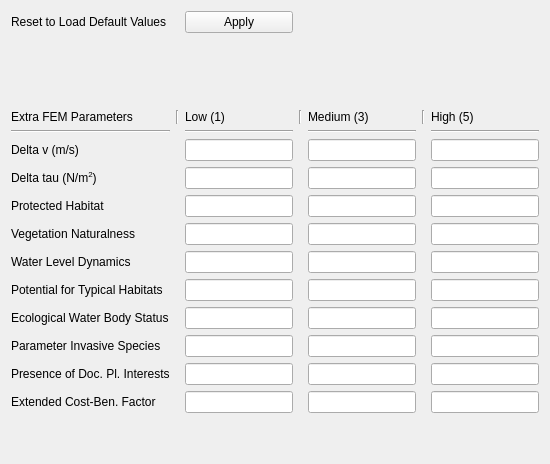
            <widget class="QWidget" name="tab_16">
             <attribute name="title">
              <string>Treshold (extra)</string>
             </attribute>
             <layout class="QGridLayout" name="gridLayout_26">
              <item row="6" column="4">
               <widget class="QLineEdit" name="lineEdit_61"/>
              </item>
              <item row="2" column="0">
               <widget class="QLabel" name="label_107">
                <property name="text">
                 <string>Extra FEM Parameters</string>
                </property>
               </widget>
              </item>
              <item row="11" column="4">
               <widget class="QLineEdit" name="lineEdit_118"/>
              </item>
              <item row="6" column="0">
               <widget class="QLabel" name="label_44">
                <property name="text">
                 <string>Protected Habitat</string>
                </property>
               </widget>
              </item>
              <item row="5" column="2">
               <widget class="QLineEdit" name="lineEdit_41"/>
              </item>
              <item row="7" column="2">
               <widget class="QLineEdit" name="lineEdit_63"/>
              </item>
              <item row="10" column="6">
               <widget class="QLineEdit" name="lineEdit_74"/>
              </item>
              <item row="11" column="0">
               <widget class="QLabel" name="label_113">
                <property name="text">
                 <string>Parameter Invasive Species</string>
                </property>
               </widget>
              </item>
              <item row="7" column="6">
               <widget class="QLineEdit" name="lineEdit_65"/>
              </item>
              <item row="2" column="2">
               <widget class="QLabel" name="label_110">
                <property name="text">
                 <string>Low (1)</string>
                </property>
               </widget>
              </item>
              <item row="8" column="6">
               <widget class="QLineEdit" name="lineEdit_68"/>
              </item>
              <item row="8" column="0">
               <widget class="QLabel" name="label_48">
                <property name="text">
                 <string>Water Level Dynamics</string>
                </property>
               </widget>
              </item>
              <item row="3" column="0">
               <widget class="Line" name="line_13">
                <property name="orientation">
                 <enum>Qt::Horizontal</enum>
                </property>
               </widget>
              </item>
              <item row="14" column="4">
               <spacer name="verticalSpacer_13">
                <property name="orientation">
                 <enum>Qt::Vertical</enum>
                </property>
                <property name="sizeHint" stdset="0">
                 <size>
                  <width>20</width>
                  <height>40</height>
                 </size>
                </property>
               </spacer>
              </item>
              <item row="7" column="0">
               <widget class="QLabel" name="label_47">
                <property name="text">
                 <string>Vegetation Naturalness</string>
                </property>
               </widget>
              </item>
              <item row="10" column="2">
               <widget class="QLineEdit" name="lineEdit_72"/>
              </item>
              <item row="9" column="6">
               <widget class="QLineEdit" name="lineEdit_71"/>
              </item>
              <item row="0" column="2">
               <widget class="QPushButton" name="pushButton_54">
                <property name="text">
                 <string>Apply</string>
                </property>
               </widget>
              </item>
              <item row="7" column="4">
               <widget class="QLineEdit" name="lineEdit_64"/>
              </item>
              <item row="8" column="2">
               <widget class="QLineEdit" name="lineEdit_66"/>
              </item>
              <item row="10" column="0">
               <widget class="QLabel" name="label_112">
                <property name="text">
                 <string>Ecological Water Body Status</string>
                </property>
               </widget>
              </item>
              <item row="4" column="2">
               <widget class="QLineEdit" name="lineEdit_114"/>
              </item>
              <item row="9" column="2">
               <widget class="QLineEdit" name="lineEdit_69"/>
              </item>
              <item row="3" column="6">
               <widget class="Line" name="line_17">
                <property name="orientation">
                 <enum>Qt::Horizontal</enum>
                </property>
               </widget>
              </item>
              <item row="9" column="0">
               <widget class="QLabel" name="label_111">
                <property name="text">
                 <string>Potential for Typical Habitats</string>
                </property>
               </widget>
              </item>
              <item row="12" column="0">
               <widget class="QLabel" name="label_114">
                <property name="text">
                 <string>Presence of Doc. Pl. Interests</string>
                </property>
               </widget>
              </item>
              <item row="5" column="4">
               <widget class="QLineEdit" name="lineEdit_42"/>
              </item>
              <item row="6" column="2">
               <widget class="QLineEdit" name="lineEdit_44"/>
              </item>
              <item row="6" column="6">
               <widget class="QLineEdit" name="lineEdit_62"/>
              </item>
              <item row="0" column="0">
               <widget class="QLabel" name="label_105">
                <property name="text">
                 <string>Reset to Load Default Values</string>
                </property>
               </widget>
              </item>
              <item row="1" column="0">
               <spacer name="verticalSpacer_9">
                <property name="orientation">
                 <enum>Qt::Vertical</enum>
                </property>
                <property name="sizeHint" stdset="0">
                 <size>
                  <width>20</width>
                  <height>71</height>
                 </size>
                </property>
               </spacer>
              </item>
              <item row="3" column="2">
               <widget class="Line" name="line_18">
                <property name="orientation">
                 <enum>Qt::Horizontal</enum>
                </property>
               </widget>
              </item>
              <item row="4" column="6">
               <widget class="QLineEdit" name="lineEdit_116"/>
              </item>
              <item row="3" column="4">
               <widget class="Line" name="line_16">
                <property name="orientation">
                 <enum>Qt::Horizontal</enum>
                </property>
               </widget>
              </item>
              <item row="2" column="6">
               <widget class="QLabel" name="label_106">
                <property name="text">
                 <string>High (5)</string>
                </property>
               </widget>
              </item>
              <item row="10" column="4">
               <widget class="QLineEdit" name="lineEdit_73"/>
              </item>
              <item row="11" column="2">
               <widget class="QLineEdit" name="lineEdit_117"/>
              </item>
              <item row="2" column="4">
               <widget class="QLabel" name="label_109">
                <property name="text">
                 <string>Medium (3)</string>
                </property>
               </widget>
              </item>
              <item row="9" column="4">
               <widget class="QLineEdit" name="lineEdit_70"/>
              </item>
              <item row="5" column="6">
               <widget class="QLineEdit" name="lineEdit_43"/>
              </item>
              <item row="4" column="4">
               <widget class="QLineEdit" name="lineEdit_115"/>
              </item>
              <item row="2" column="5">
               <widget class="Line" name="line_19">
                <property name="orientation">
                 <enum>Qt::Vertical</enum>
                </property>
               </widget>
              </item>
              <item row="8" column="4">
               <widget class="QLineEdit" name="lineEdit_67"/>
              </item>
              <item row="2" column="3">
               <widget class="Line" name="line_14">
                <property name="orientation">
                 <enum>Qt::Vertical</enum>
                </property>
               </widget>
              </item>
              <item row="2" column="1">
               <widget class="Line" name="line_15">
                <property name="orientation">
                 <enum>Qt::Vertical</enum>
                </property>
               </widget>
              </item>
              <item row="5" column="0">
               <widget class="QLabel" name="label_43">
                <property name="text">
                 <string>&lt;html&gt;&lt;head/&gt;&lt;body&gt;&lt;p&gt;Delta tau (N/m&lt;span style=&quot; vertical-align:super;&quot;&gt;2&lt;/span&gt;)&lt;/p&gt;&lt;/body&gt;&lt;/html&gt;</string>
                </property>
               </widget>
              </item>
              <item row="4" column="0">
               <widget class="QLabel" name="label_108">
                <property name="text">
                 <string>&lt;html&gt;&lt;head/&gt;&lt;body&gt;&lt;p&gt;Delta v (m/s)&lt;/p&gt;&lt;/body&gt;&lt;/html&gt;</string>
                </property>
               </widget>
              </item>
              <item row="11" column="6">
               <widget class="QLineEdit" name="lineEdit_120"/>
              </item>
              <item row="13" column="0">
               <widget class="QLabel" name="label_115">
                <property name="text">
                 <string>Extended Cost-Ben. Factor</string>
                </property>
               </widget>
              </item>
              <item row="12" column="2">
               <widget class="QLineEdit" name="lineEdit_123"/>
              </item>
              <item row="12" column="4">
               <widget class="QLineEdit" name="lineEdit_125"/>
              </item>
              <item row="12" column="6">
               <widget class="QLineEdit" name="lineEdit_126"/>
              </item>
              <item row="13" column="2">
               <widget class="QLineEdit" name="lineEdit_127"/>
              </item>
              <item row="13" column="4">
               <widget class="QLineEdit" name="lineEdit_130"/>
              </item>
              <item row="13" column="6">
               <widget class="QLineEdit" name="lineEdit_132"/>
              </item>
             </layout>
            </widget>
